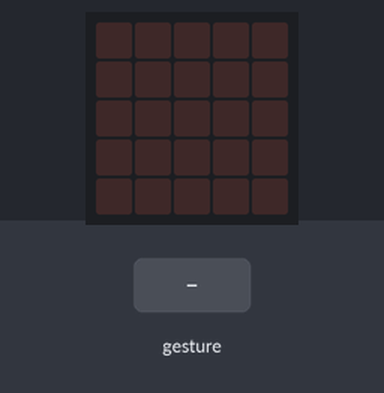
Simulated run of this program. Board: BBC micro:bit (MakeCode). Parts: the board's 5×5 LED display. The test bench sets the inputs (shaded band). A tilt is held for 1.5 s and a shake lasts 1 s, then the board lies face up again.

Above: at 1.2 s.
1.3 s: gesture 'shake'
At 1.9 s:
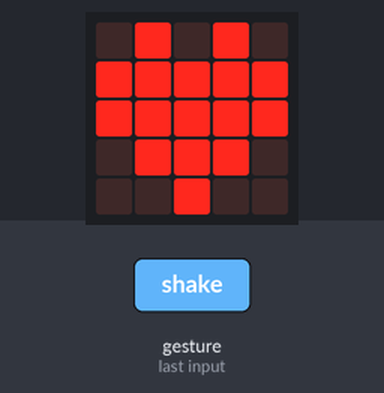
Timing chart, 0 to 4.3 s (numbered marks = the images above; inputs shaded):
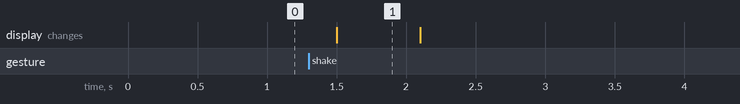

Measured:
- after the input at 1.3 s, the display: changes after 0.20 s (image 1)
- what the display in image 1 shows lasts 0.6 s, from 1.5 s to 2.1 s

The program:

main.ts
```typescript
input.onGesture(Gesture.Shake, function () {
    basic.showIcon(IconNames.Heart)
    basic.showLeds(`
        . . . . .
        . . . . .
        . . . . .
        . . . . .
        . . . . .
        `)
    basic.pause(500)
})
basic.forever(function () {

})
```

test.ts
```typescript
// les tests vont ici ; cela ne sera pas compilé si ce paquet est utilisé en tant qu'extension.
```
